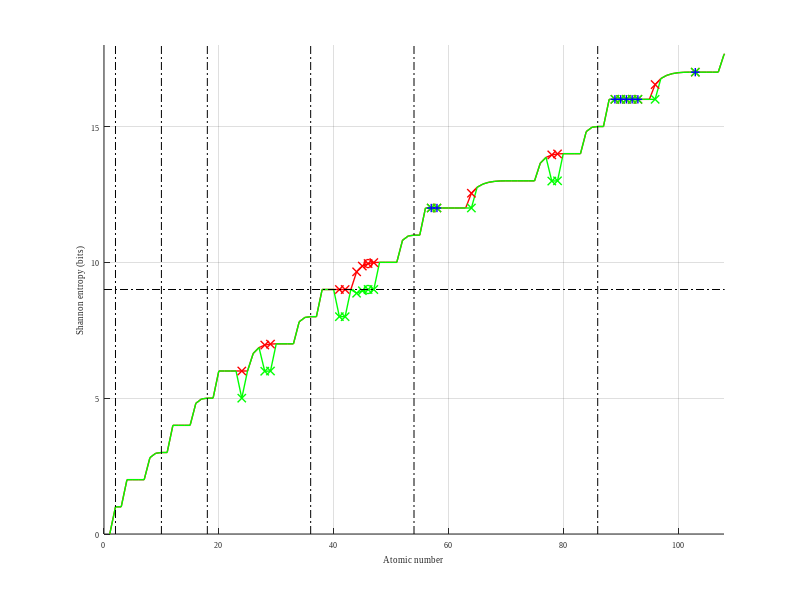

MATLAB code for this plot:
clear all

% Matlab script to calculate and draw chemical elements' entropy following Hund and Aufbau rule.
% Based on
% https://pubs.aip.org/aip/adv/article/13/10/105308/2915332/The-second-law-of-infodynamics-and-its
% https://www.researchgate.net/publication/374752685_Shannon_Entropy_of_Chemical_Elements

% (c) Szymon Lukaszyk
% licensed under MIT License
% email: szymon@patent.pl
% History
% v1: 16.10.2023 1st working version
% v2: 17.10.2023 code simplification
% v3: 18.10.2023 code simplification, looking for patterns...

s2 =   log2(2);
p4 = 2*log2(2)                 -log2(3^(3/4));
p5 =           -log2(2^(2/5))  -log2(3^(3/5))  +log2(5);
d6 =   log2(2)                                 -log2(5^(5/6)) +log2(3);
d7 =           -log2(2^(2/7))                  -log2(5^(5/7)) +log2(7);
d8 = 3*log2(2)                 -log2(3^(3/8))  -log2(5^(5/8)); 
d9 =           -log2(2^(8/9))                  -log2(5^(5/9)) +log2(9);
f8 = 3*log2(2)                                                          -log2(7^(7/8));
f9 =           -log2(2^(2/9))                                           -log2(7^(7/9))  +log2(9); 
f10=   log2(2)                 -log2(3^(3/10))                          -log2(7^(7/10)) +log2(5);
f11=           -log2(2^(8/11))                                          -log2(7^(7/11)) +log2(11);
f12= 2*log2(2)                                 -log2(5^(5/12))          -log2(7^(7/12)) +log2(3);
f13=           -log2(2^(6/13)) -log2(3^(6/13))                          -log2(7^(7/13)) +log2(13);

p4c = 2*log2(2) - (3/4)*log2(3);
p5c =   log2(5) - (3/5)*log2(3) - 2*log2(2)/5;

d6c = log2(6) -(5/6) *log2(5);
d7c = log2(7) -(5/7) *log2(5) - 2*log2(2)/7;
d8c = 3*log2(2) -(5/8) *log2(5) - 3*log2(3)/8;
d9c = log2(9) -(5/9) *log2(5) - 4*log2(4)/9;

f8c = 3*log2(2) -(7/8) *log2(7);
f9c = log2(9) -(7/9) *log2(7) -2*log2(2)/9;
f10c= log2(2) +log2(5)- (7/10)*log2(7) -3*log2(3)/10;
f11c= log2(11) -(7/11)*log2(7) -4*log2(4)/11;
f12c= log2(12) -(7/12)*log2(7) -5*log2(5)/12;
f13c= log2(13) -(7/13)*log2(7) -6*log2(6)/13;

EL={
%Z,	'conf_act'		'conf_auf';
1,	0,				0,	        'none';
2,	s2,			    s2,	        '1st break';
3,	s2,	  		    s2,	        'none';
4,	2*s2,		    2*s2,	    'none';
5,	2*s2,			2*s2,	    'none';
6,	2*s2,			2*s2,	    'none';
7,	2*s2,			2*s2,	    'none';
8,	2*s2+p4,		2*s2+p4,	'none';
9,	2*s2+p5,		2*s2+p5,	'none';
10,	3*s2,			3*s2,	    '2nd break';
11,	3*s2,			3*s2,	    'none';
12,	4*s2,			4*s2,	    'none';
13,	4*s2,			4*s2,	    'none';
14,	4*s2,			4*s2,	    'none';
15,	4*s2,			4*s2,	    'none';
16,	4*s2+p4,		4*s2+p4,	'none';
17,	4*s2+p5,		4*s2+p5,	'none';
18,	5*s2,			5*s2,	    '3rd break';
19,	5*s2,			5*s2,	    'none';
20,	6*s2,			6*s2,	    'none';
21,	6*s2,			6*s2,	    'none';
22,	6*s2,			6*s2,	    'none';
23,	6*s2,			6*s2,	    'none';
24,	5*s2,			6*s2,	    'exc'; %-s2
25,	6*s2,			6*s2,	    'none';
26,	6*s2+d6,		6*s2+d6,	'none';
27,	6*s2+d7,		6*s2+d7,	'none';
28,	5*s2+d9,		6*s2+d8,	'exc';%disp -d8+d9-s2
29,	6*s2,			6*s2+d9,	'exc';%-d9
30,	7*s2,			7*s2,	    'none';
31,	7*s2,			7*s2,	    'none';
32,	7*s2,			7*s2,	    'none';
33,	7*s2,			7*s2,	    'none';
34,	7*s2+p4,		7*s2+p4,	'none';
35,	7*s2+p5,		7*s2+p5,	'none';
36,	8*s2,			8*s2,	    '4th break';
37,	8*s2,			8*s2,	    'none';
38,	9*s2,			9*s2,	    'none';
39,	9*s2,			9*s2,	    'none';
40,	9*s2,			9*s2,	    'none';
41,	8*s2,			9*s2,	    'exc';%s2
42,	8*s2,			9*s2,	    'exc';%s2
43,	9*s2,			9*s2,	    'none';
44,	8*s2+d7,		9*s2+d6,	'exc';
45,	8*s2+d8,		9*s2+d7,	'exc';
46,	9*s2,			9*s2+d8,	'exc';
47,	9*s2,			9*s2+d9,	'exc';
48,	10*s2,			10*s2,	    'none';
49,	10*s2,			10*s2,	    'none';
50,	10*s2,			10*s2,	    'none';
51,	10*s2,			10*s2,	    'none';
52,	10*s2+p4,		10*s2+p4,	'none';
53,	10*s2+p5,		10*s2+p5,	'none';
54,	11*s2,			11*s2,	    '5th break';
55,	11*s2,			11*s2,	    'none';
56,	12*s2,			12*s2,	    'none';
57,	12*s2,			12*s2,	    'exc';
58,	12*s2,			12*s2,	    'exc';
59,	12*s2,			12*s2,	    'none';
60,	12*s2,			12*s2,	    'none';
61,	12*s2,			12*s2,	    'none';
62,	12*s2,			12*s2,	    'none';
63,	12*s2,			12*s2,	    'none';
64,	12*s2,			12*s2+f8,	'exc';
65,	12*s2+f9,		12*s2+f9,	'none';
66,	12*s2+f10,		12*s2+f10,	'none';
67,	12*s2+f11,		12*s2+f11,	'none';
68,	12*s2+f12,		12*s2+f12,	'none';
69,	12*s2+f13,		12*s2+f13,	'none';
70,	13*s2,			13*s2,	    'none';
71,	13*s2,			13*s2,	    'none';
72,	13*s2,			13*s2,	    'none';
73,	13*s2,			13*s2,	    'none';
74,	13*s2,			13*s2,	    'none';
75,	13*s2,			13*s2,	    'none';
76,	13*s2+d6,		13*s2+d6,	'none';
77,	13*s2+d7,		13*s2+d7,	'none';
78,	12*s2+d9,		13*s2+d8,	'exc';
79,	13*s2,			13*s2+d9,	'exc';
80,	14*s2,			14*s2,	    'none';
81,	14*s2,			14*s2,	    'none';
82,	14*s2,			14*s2,	    'none';
83,	14*s2,			14*s2,	    'none';
84,	14*s2+p4,		14*s2+p4,	'none';
85,	14*s2+p5,		14*s2+p5,	'none';
86,	15*s2,			15*s2,	    '6th break';
87,	15*s2,			15*s2,	    'none';
88,	16*s2,			16*s2,	    'none';
89,	16*s2,			16*s2,	    'exc';
90,	16*s2,			16*s2,	    'exc';
91,	16*s2,			16*s2,	    'exc';
92,	16*s2,			16*s2,	    'exc';
93,	16*s2,			16*s2,	    'exc';
94,	16*s2,			16*s2,	    'none';
95,	16*s2,			16*s2,	    'none';
96,	16*s2,			16*s2+f8,	'exc';
97,	16*s2+f9,		16*s2+f9,	'none';
98,	16*s2+f10,		16*s2+f10,	'none';
99,	16*s2+f11,		16*s2+f11,	'none';
100,16*s2+f12,		16*s2+f12,	'none';
101,16*s2+f13,		16*s2+f13,	'none';
102,17*s2,			17*s2,	    'none';
103,17*s2,			17*s2,	    'exc';
104,17*s2,			17*s2,	    'none';
105,17*s2,			17*s2,	    'predict';
106,17*s2,			17*s2,	    'predict';
107,17*s2,			17*s2,	    'predict';
108,17*s2+d6,		17*s2+d6,	'predict';
109,17*s2+d7,		17*s2+d7,	'predict';
110,17*s2+d8,		17*s2+d8,	'predict';
111,17*s2+d9,		17*s2+d9,	'predict';
112,18*s2,		    18*s2,	    'predict';
113,18*s2,		    18*s2,	    'predict';
114,18*s2,		    18*s2,	    'predict';
115,18*s2,		    18*s2,	    'predict';
116,18*s2+p4,		18*s2+p4,	'predict';
117,18*s2+p5,		18*s2+p5,	'predict';
118,19*s2,		    19*s2,	    'predict'};

for k=1:size(EL, 1)
  ZZ(k) = EL{k,1};
  HH(k) = EL{k,2};  
  HHH(k)= EL{k,3};
end  

figure
hold on
grid on
linew=1;
plot(ZZ,HHH, 'r','LineWidth',linew)
plot(ZZ,HH, 'g','LineWidth',linew)
%plot(NiLineZ,NiLineen, 'g:','LineWidth',linew)
set(gca,'FontName', 'Times New Roman')
set(gca,'FontSize', 6)
xlabel('Atomic number')
ylabel('Shannon entropy (bits)')
%axis([0 118 0 19*log2(2)]) % bits
axis([0 108 0 18*log2(2)]) % bits

for k=1:size(EL, 1)
    if strcmp(EL{k,4}, 'exc')
        plot(ZZ(k), HHH(k),'rx','LineWidth',linew)
        plot(ZZ(k), HH(k),'gx','LineWidth',linew)        
        if   HH(k) == HHH(k)
          plot(ZZ(k), HH(k),'b+','LineWidth',linew)  
        end    
    end
    if k == 46
        plot(ZZ(k), HHH(k),'ro','LineWidth',linew)
        plot(ZZ(k), HH(k), 'go','LineWidth',linew)        
    end    
end  

line([2   2], [0 19], 'Color',[0 0 0], 'LineStyle', '-.');
line([10 10], [0 19], 'Color',[0 0 0], 'LineStyle', '-.');
line([18 18], [0 19], 'Color',[0 0 0], 'LineStyle', '-.');
line([36 36], [0 19], 'Color',[0 0 0], 'LineStyle', '-.');
line([54 54], [0 19], 'Color',[0 0 0], 'LineStyle', '-.');
line([86 86], [0 19], 'Color',[0 0 0], 'LineStyle', '-.');

line([0 118], [9 9], 'Color',[0 0 0], 'LineStyle', '-.');

% simplified formulas verification
% Z S_act S_Auf H_act H_Auf
TabEx= [24  6 4 5 *log2(2)                         6*log2(2);
        28  2 2  log2(2^(37/9) * 3^2 * 5^(-5/9))   log2(2^9 * 3^(-3/8) * 5^(-5/8) );
        29	1 1 6 *log2(2)                         log2(2^(46/9) * 3^2 * 5^(-5/9));
        41  5 3 8 *log2(2)                         9*log2(2);
        42  6 4 8 *log2(2)                         9*log2(2);
        44	4 4 log2(2^(54/7) * 5^(-5/7) * 7 )     log2(2^10 * 3 * 5^(-5/6));        
        45  3 3 log2(2^11 * 3^(-3/8) * 5^(-5/8))   log2(2^(61/7) * 5^(-5/7) * 7);        
        46  0 2 9 *log2(2)                         log2(2^12 * 3^(-3/8) * 5^(-5/8) );
        47  1 1 9 *log2(2)                         log2(2^(73/9) * 3^2 * 5^(-5/9));
        57  1 1 12*log2(2)                         12*log2(2);
        58  2 2 12*log2(2)                         12*log2(2);
        64	8 6 12*log2(2)                         log2(2^15 * 7^(-7/8));
        78  2 2 log2(2^16 * 3^(-3/8) *5^(-5/8))    log2(2^16 * 3^(-3/8) * 5^(-5/8));
        79	1 1 13*log2(2)                         log2(2^(109/9) *3^2 * 5^(-5/9));
        89  1 1 16*log2(2)                         16*log2(2);
        90  2 2 16*log2(2)                         16*log2(2);
        91  3 3 16*log2(2)                         16*log2(2);
        92  4 4 16*log2(2)                         16*log2(2);
        93  5 5 16*log2(2)                         16*log2(2);
        96	8 6 16*log2(2)                         log2(2^(142/9) * 3^2 * 7^(-7/9));
        103 1 1 17*log2(2)                         17*log2(2)];
